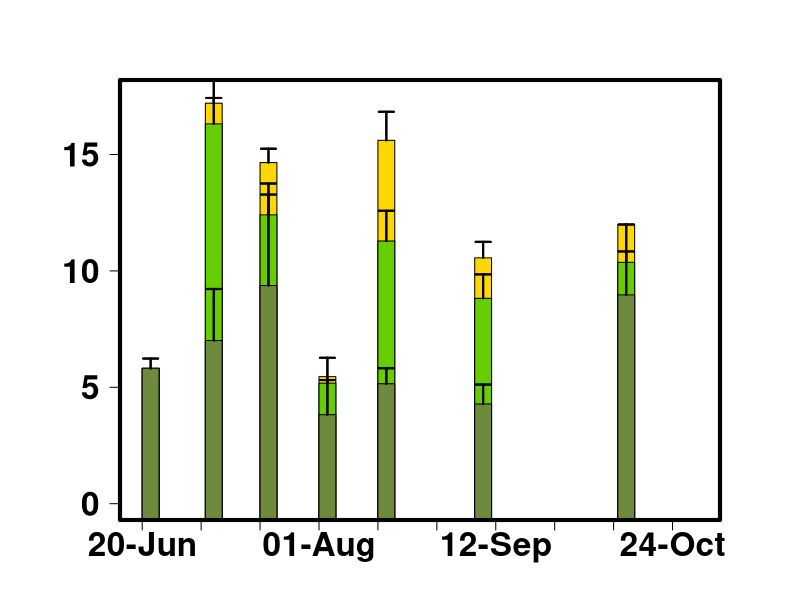

This chart was generated by the following R code:
library(tidyverse)
library(readr)
library(plyr)
library(dplyr)

alldata <- data.frame(read_csv("2_incremental/20220420_STANDING_CROP_Rafa_Interpolation_Dont_Use.csv"))

alldata$SAMPLING_DATE<-as.Date(alldata$SAMPLING_DATE, format = "%m/%d/%Y")

se <- function(x, ...) sqrt(var(x, ...)/length(x))

#alldata[,c(11-87)]<-alldata[,c(13-87)]

#alldata<-replace(alldata[c(13:88)], alldata[c(13:87)] < 0, 0)

# Variable date to factor

dfEPIL <- alldata[which(alldata$SAMPLE_DESCRIPTOR == "EPIL"),]

dfEPIP <- alldata[which(alldata$SAMPLE_DESCRIPTOR == "EPIP"),]

dfFILA <- alldata[which(alldata$SAMPLE_DESCRIPTOR == "FILA"),]

#Selected site 

ssite<-"GC"

# Selected element

names(alldata)

# 7 = biomass, 58 = Cd 73 = Pb, 70=Mo , Cu=61, As=52

n1<-73

mult=1

EPIL.SUM<-data.frame(aggregate(as.numeric(dfEPIL[,n1]) ~ SAMPLING_DATE+SITE, dfEPIL, mean))
EPIL.SUM[,4]<-aggregate(as.numeric(dfEPIL[,n1]) ~ SAMPLING_DATE+SITE, dfEPIL, se)[,3]
EPIL.SUM <- subset(EPIL.SUM, SITE == ssite)
names(EPIL.SUM)<-c("DATE","SITE","MEAN.EPIL","STDER.EPIL")
EPIL.SUM[,5]<--2
EPIL.SUM[,c(3,4)]<-EPIL.SUM[,c(3,4)]*mult 

FILA.SUM<-data.frame(aggregate(as.numeric(dfFILA[,n1]) ~ SAMPLING_DATE+SITE, dfFILA, mean))
FILA.SUM[,4]<-aggregate(as.numeric(dfFILA[,n1]) ~ SAMPLING_DATE+SITE, dfFILA, se)[,3]
FILA.SUM <- subset(FILA.SUM, SITE == ssite)
names(FILA.SUM)<-c("DATE","SITE","MEAN.FILA","STDER.FILA")
FILA.SUM[,5]<--2
FILA.SUM[,c(3,4)]<-FILA.SUM[,c(3,4)]*mult 

EPIP.SUM<-data.frame(aggregate(as.numeric(dfEPIP[,n1]) ~ SAMPLING_DATE+SITE, dfEPIP, mean))
EPIP.SUM[,4]<-aggregate(as.numeric(dfEPIP[,n1]) ~ SAMPLING_DATE+SITE, dfEPIP, se)[,3]
EPIP.SUM <- subset(EPIP.SUM, SITE == ssite)
names(EPIP.SUM)<-c("DATE","SITE","MEAN.EPIP","STDER.EPIP")
EPIP.SUM[,5]<--2
EPIP.SUM[,c(3,4)]<-EPIP.SUM[,c(3,4)]*mult 


ALL.SUM<-list(EPIP.SUM,FILA.SUM,EPIL.SUM)

ALL.SUM<-ALL.SUM %>% reduce(full_join)

#Eyeballed turnover rates

ALL.SUM$MEAN.EPIP<-   ALL.SUM$MEAN.EPIP  *0.35
ALL.SUM$STDER.EPIP<-  ALL.SUM$STDER.EPIP *0.35
ALL.SUM$MEAN.EPIL<-   ALL.SUM$MEAN.EPIL  *0.35
ALL.SUM$STDER.EPIL<-  ALL.SUM$STDER.EPIL *0.35
ALL.SUM$MEAN.FILA<-   ALL.SUM$MEAN.FILA  *0.09
ALL.SUM$STDER.FILA<-  ALL.SUM$STDER.FILA *0.09

ALL.SUM[is.na(ALL.SUM)] <- 0

L=nrow(ALL.SUM)

#Column Width

j=2

#each 'polygon' is inside a list with xx and yy coordinates

dat1 <- lapply(1:L,function(x){
  res <- list(xx=c(ALL.SUM[x,1]+j, ALL.SUM[x,1]-j, ALL.SUM[x,1]-j, ALL.SUM[x,1]+j),
              yy=c(ALL.SUM[x,5], ALL.SUM[x,5], ALL.SUM[x,8], ALL.SUM[x,8]))
  return(res)
})

dat2 <- lapply(1:L,function(x){
  res <- list(xx=c(ALL.SUM[x,1]+j, ALL.SUM[x,1]-j, ALL.SUM[x,1]-j, ALL.SUM[x,1]+j),
              yy=c(ALL.SUM[x,5], ALL.SUM[x,5], ALL.SUM[x,6]+ALL.SUM[x,8], ALL.SUM[x,6]+ALL.SUM[x,8]))
  return(res)
})

dat3 <- lapply(1:L,function(x){
  res <- list(xx=c(ALL.SUM[x,1]+j, ALL.SUM[x,1]-j, ALL.SUM[x,1]-j, ALL.SUM[x,1]+j),
              yy=c(ALL.SUM[x,5], ALL.SUM[x,5], ALL.SUM[x,3]+ALL.SUM[x,6]+ALL.SUM[x,8], ALL.SUM[x,3]+ALL.SUM[x,6]+ALL.SUM[x,8]))
  return(res)
})

ardat1 <- lapply(1:L,function(x){
  res <- list(x0=c(ALL.SUM[x,1], ALL.SUM[x,1]),
              y0=c(ALL.SUM[x,8]),
              x1=c(ALL.SUM[x,1], ALL.SUM[x,1]),
              y1=c(ALL.SUM[x,8]+ALL.SUM[x,9]))
  return(res)
})

ardat2 <- lapply(1:L,function(x){
  res <- list(x0=c(ALL.SUM[x,1], ALL.SUM[x,1]),
              y0=c(ALL.SUM[x,6]+ ALL.SUM[x,8]),
              x1=c(ALL.SUM[x,1], ALL.SUM[x,1]),
              y1=c(ALL.SUM[x,6]+ALL.SUM[x,8]+ALL.SUM[x,7]))
  return(res)
})
ardat3 <- lapply(1:L,function(x){
  res <- list(x0=c(ALL.SUM[x,1], ALL.SUM[x,1]),
              y0=c(ALL.SUM[x,6]+ALL.SUM[x,8]+ALL.SUM[x,3]),
              x1=c(ALL.SUM[x,1], ALL.SUM[x,1]),
              y1=c(ALL.SUM[x,6]+ALL.SUM[x,8]+ALL.SUM[x,3]+ALL.SUM[x,4]))
  return(res)
})


#create empty plot

#dev.new(width=10, height=7, noRStudioGD = TRUE)
par(mar=c(4,6,4,4))
plot(ALL.SUM[,1], ALL.SUM[,5],
     type='n',
     ylim=c(0, plyr::round_any(max(ALL.SUM[3]+ALL.SUM[6]+ALL.SUM[8]+ALL.SUM[4]), 0.1, f = ceiling)),
     xlim= c(as.Date("2021-06-20"),as.Date("2021-10-30")),
     ylab=NA, 
     yaxt = "n",
     cex=1.5,
     xaxt = "n",
     xlab = NA,
     cex.lab=1, cex.axis=1.2, cex.main=1.2, cex.sub=1.2,
)


axis(side = 2, las=1, font.axis=2, cex.axis=2)

at = seq(0, plyr::round_any(max(ALL.SUM[3]+ALL.SUM[6]+ALL.SUM[8]), 175, f = ceiling), length.out=5)

axis.Date(1, at=seq(as.Date("2021-06-20"), as.Date("2021-10-30"), "2 weeks"), las=1, font.axis=2, cex.axis=2, format="%d-%b")

#add polygons

for (i in 1:L) polygon(unlist(dat3[[i]]$xx),unlist(dat3[[i]]$yy),col="gold", border="black")
for (i in 1:L) polygon(unlist(dat2[[i]]$xx),unlist(dat2[[i]]$yy),col="chartreuse3", border="black")
for (i in 1:L) polygon(unlist(dat1[[i]]$xx),unlist(dat1[[i]]$yy),col=colors()[89],border="black")

warnings()

for (i in 1:L) arrows(unlist(ardat3[[i]]$x0),unlist(ardat3[[i]]$y0),unlist(ardat3[[i]]$x1),unlist(ardat3[[i]]$y1), length=0.075, angle=90, code=2, lwd=2,col="black")
for (i in 1:L) arrows(unlist(ardat2[[i]]$x0),unlist(ardat2[[i]]$y0),unlist(ardat2[[i]]$x1),unlist(ardat2[[i]]$y1), length=0.075, angle=90, code=2, lwd=2,col="black")
for (i in 1:L) arrows(unlist(ardat1[[i]]$x0),unlist(ardat1[[i]]$y0),unlist(ardat1[[i]]$x1),unlist(ardat1[[i]]$y1), length=0.075, angle=90, code=2, lwd=2,col="black")


box(lwd=4)
options("warn"=1)


